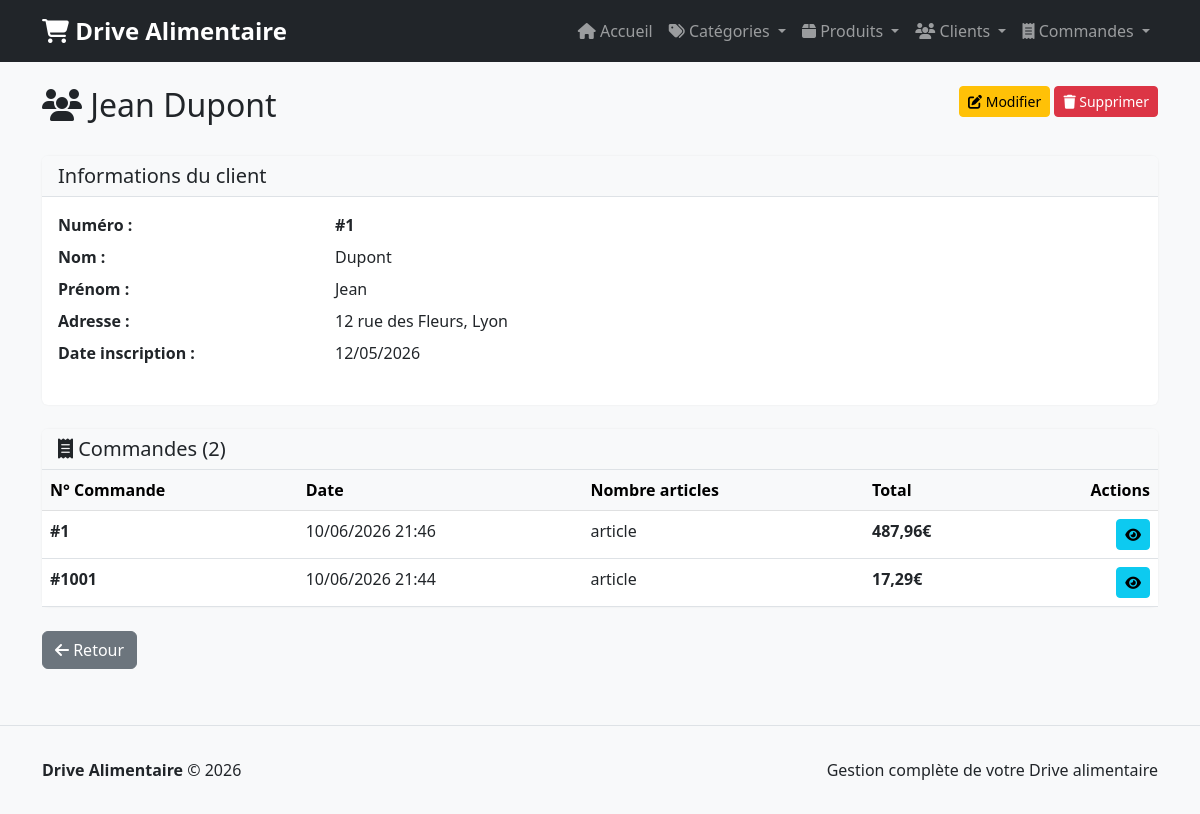
Page /clients/1/ on the committed database.
### app/models_sqlite.py (models this page shows, shortened)
class Client(models.Model):
    numero_client = models.IntegerField(unique=True)
    nom = models.CharField(max_length=100)
    prenom = models.CharField(max_length=100)
    adresse = models.CharField(max_length=255)
    date_inscription = models.DateField()
    date_creation = models.DateTimeField(auto_now_add=True)
    class Meta:
        db_table = 'clients'
        ordering = ['numero_client']
    def nom_complet(self):
        return f"{self.prenom} {self.nom}"

class Commande(models.Model):
    numero_commande = models.IntegerField(unique=True)
    client = models.ForeignKey(Client, on_delete=models.CASCADE, related_name='commandes')
    date_commande = models.DateTimeField(auto_now_add=True)
    date_creation = models.DateTimeField(auto_now_add=True)
    class Meta:
        db_table = 'commandes'
        ordering = ['-date_commande']
    def total(self):
        return sum(ligne.montant_total() for ligne in self.lignes.all())

class LigneCommande(models.Model):
    commande = models.ForeignKey(Commande, on_delete=models.CASCADE, related_name='lignes')
    produit = models.ForeignKey(Produit, on_delete=models.PROTECT)
    quantite = models.IntegerField(default=1)
    date_creation = models.DateTimeField(auto_now_add=True)
    class Meta:
        db_table = 'lignes_commande'
        unique_together = ('commande', 'produit')
    def montant_total(self):
        return self.produit.prix * self.quantite

class Produit(models.Model):
    nom = models.CharField(max_length=200)
    prix = models.FloatField()
    marque = models.CharField(max_length=100, blank=True)
    date_peremption = models.DateField(blank=True, null=True)
    photo = models.ImageField(upload_to='produits/', blank=True, null=True)
    categorie = models.ForeignKey(Categorie, on_delete=models.CASCADE, related_name='produits')
    date_creation = models.DateTimeField(auto_now_add=True)
    class Meta:
        db_table = 'produits'
        ordering = ['-date_creation']

### app/views.py (the view)
# urls.py: path('clients/<id>/', views.voir_client, name='voir_client'),
def voir_client(request, id):
    client = get_object_or_404(Client, id=id)
    commandes = Commande.objects.filter(client=client)
    return render(request, 'clients/detail.html', {
        'client': client,
        'commandes': commandes
    })

### templates/clients/detail.html (shortened to what this page needs)
{% extends "base.html" %}
{% block content %}
<div class="row mb-4">
    <div class="col-md-8">
        <h2><i class="fas fa-users"></i> {{ client.nom_complet }}</h2>
    </div>
    <div class="col-md-4 text-end">
        <a href="{% url 'modifier_client' client.id %}" class="btn btn-warning btn-sm">
            <i class="fas fa-edit"></i> Modifier
        </a>
        <a href="{% url 'supprimer_client' client.id %}" class="btn btn-danger btn-sm">
            <i class="fas fa-trash"></i> Supprimer
        </a>
    </div>
</div>
<div class="card mb-4">
    <div class="card-header">
        <h5 class="mb-0">Informations du client</h5>
    </div>
    <div class="card-body">
        <dl class="row">
            <dt class="col-sm-3">Numéro :</dt>
            <dd class="col-sm-9"><strong>#{{ client.numero_client }}</strong></dd>
            <dt class="col-sm-3">Nom :</dt>
            <dd class="col-sm-9">{{ client.nom }}</dd>
            <dt class="col-sm-3">Prénom :</dt>
            <dd class="col-sm-9">{{ client.prenom }}</dd>
            <dt class="col-sm-3">Adresse :</dt>
            <dd class="col-sm-9">{{ client.adresse }}</dd>
            <dt class="col-sm-3">Date inscription :</dt>
            <dd class="col-sm-9">{{ client.date_inscription|date:"d/m/Y" }}</dd>
        </dl>
    </div>
</div>
<div class="card">
    <div class="card-header">
        <h5 class="mb-0"><i class="fas fa-receipt"></i> Commandes ({{ commandes.count }})</h5>
    </div>
    {% if commandes %}
        <div class="table-responsive">
            <table class="table table-hover mb-0">
                <thead class="table-light">
                    <tr>
                        <th>N° Commande</th>
                        <th>Date</th>
                        <th>Nombre articles</th>
                        <th>Total</th>
                        <th class="text-end">Actions</th>
                    </tr>
                </thead>
                <tbody>
                    {% for commande in commandes %}
                        <tr>
                            <td><strong>#{{ commande.numero_commande }}</strong></td>
                            <td>{{ commande.date_commande|date:"d/m/Y H:i" }}</td>
                            <td>
                                {% with lignes_count=commande.lignecommande_set.count %}
                                    {{ lignes_count }} article{{ lignes_count|pluralize }}
                                {% endwith %}
                            </td>
                            <td><strong>{{ commande.total }}€</strong></td>
                            <td class="text-end">
                                <div class="btn-group btn-group-sm" role="group">
                                    <a href="{% url 'voir_commande' commande.id %}" class="btn btn-info">
                                        <i class="fas fa-eye"></i>
                                    </a>
                                </div>
                            </td>
                        </tr>
                    {% endfor %}
                </tbody>
            </table>
        </div>
    {% else %}
        <div class="card-body text-center text-muted">
            <i class="fas fa-inbox"></i> Aucune commande
        </div>
    {% endif %}
</div>
<div class="mt-4">
    <a href="{% url 'liste_clients' %}" class="btn btn-secondary">
        <i class="fas fa-arrow-left"></i> Retour
    </a>
</div>
{% endblock %}

### templates/base.html (style rules this page uses)
body { background-color: #f8f9fa; min-height: 100vh; display: flex; flex-direction: column; }
.card { box-shadow: 0 0 0.125rem rgba(0, 0, 0, 0.075); border: none; }
.card-header { background-color: #f8f9fa; border-bottom: 1px solid #dee2e6; }
.btn-group-sm { gap: 0.25rem; }

### rows in the picture
Client: nom_complet "Jean Dupont", numero_client "1", nom "Dupont", prenom "Jean", adresse "12 rue des Fleurs, Lyon", date_inscription "12/05/2026"
Commande: numero_commande "1", date_commande "10/06/2026 21:46", total "487,96"
Commande: numero_commande "1001", date_commande "10/06/2026 21:44", total "17,29"

### other values in the picture
{{ commandes.count }} "2"
